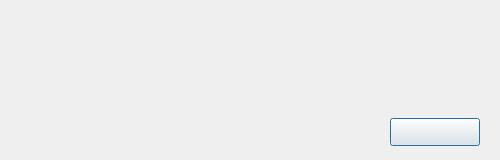
<?xml version="1.0" encoding="UTF-8"?>
<ui version="4.0">
 <class>AboutDialog</class>
 <widget class="QDialog" name="AboutDialog">
  <property name="windowModality">
   <enum>Qt::WindowModality::WindowModal</enum>
  </property>
  <property name="geometry">
   <rect>
    <x>0</x>
    <y>0</y>
    <width>500</width>
    <height>160</height>
   </rect>
  </property>
  <property name="contextMenuPolicy">
   <enum>Qt::ContextMenuPolicy::NoContextMenu</enum>
  </property>
  <property name="windowTitle">
   <string/>
  </property>
  <property name="sizeGripEnabled">
   <bool>false</bool>
  </property>
  <property name="modal">
   <bool>true</bool>
  </property>
  <widget class="QLabel" name="logo">
   <property name="geometry">
    <rect>
     <x>15</x>
     <y>17</y>
     <width>64</width>
     <height>64</height>
    </rect>
   </property>
   <property name="styleSheet">
    <string notr="true"> color: white; font-size: 24px; font-weight: bold; border-radius: 8px;</string>
   </property>
   <property name="text">
    <string/>
   </property>
   <property name="alignment">
    <set>Qt::AlignmentFlag::AlignCenter</set>
   </property>
  </widget>
  <widget class="QLabel" name="titleLabel">
   <property name="geometry">
    <rect>
     <x>95</x>
     <y>10</y>
     <width>390</width>
     <height>20</height>
    </rect>
   </property>
   <property name="text">
    <string/>
   </property>
  </widget>
  <widget class="QLabel" name="description">
   <property name="geometry">
    <rect>
     <x>95</x>
     <y>48</y>
     <width>390</width>
     <height>25</height>
    </rect>
   </property>
   <property name="text">
    <string/>
   </property>
   <property name="alignment">
    <set>Qt::AlignmentFlag::AlignLeading|Qt::AlignmentFlag::AlignLeft|Qt::AlignmentFlag::AlignTop</set>
   </property>
  </widget>
  <widget class="QLabel" name="serverStatus">
   <property name="geometry">
    <rect>
     <x>95</x>
     <y>82</y>
     <width>390</width>
     <height>25</height>
    </rect>
   </property>
   <property name="text">
    <string/>
   </property>
   <property name="alignment">
    <set>Qt::AlignmentFlag::AlignLeading|Qt::AlignmentFlag::AlignLeft|Qt::AlignmentFlag::AlignTop</set>
   </property>
  </widget>
  <widget class="QPushButton" name="closeButton">
   <property name="geometry">
    <rect>
     <x>390</x>
     <y>118</y>
     <width>90</width>
     <height>28</height>
    </rect>
   </property>
   <property name="text">
    <string/>
   </property>
  </widget>
 </widget>
 <resources>
  <include location="about.qrc"/>
 </resources>
 <connections/>
</ui>
